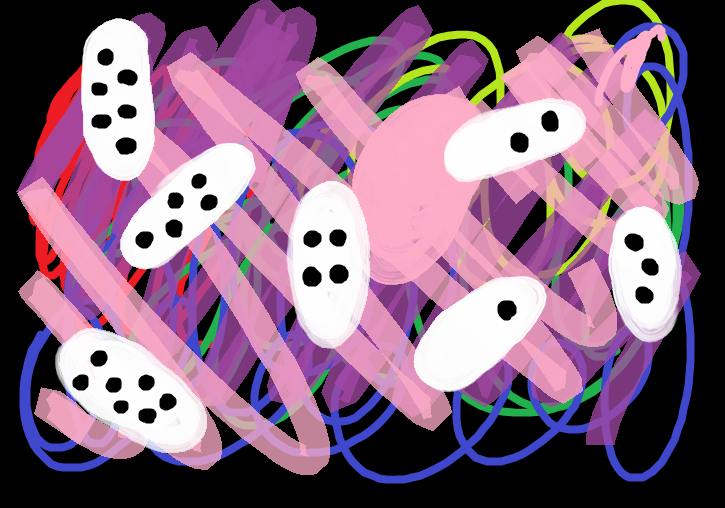
%> input picture ovalobjects.png, 725 x 508 px
$ octave TrackingDicePicture.m   (GNU Octave 9; MATLAB toolbox functions it lacks are replaced by stand-ins)
%> lines starting %> are read from the running program, lines starting %| are printed output that depends on the picture; in (x1, y1, x2, y2) boxes, pixels count from 0 and x2, y2 are one past the last pixel; in counts of white or black regions, pixels touching at a corner belong together; the program's own positions count from 1
BW2 = imread('ovalobjects.png');
%> BW2 is the input picture: size 508x725x3 uint8; mean R, G, B 134.5, 102.4, 125.5
BW = im2bw(BW2,0.8);
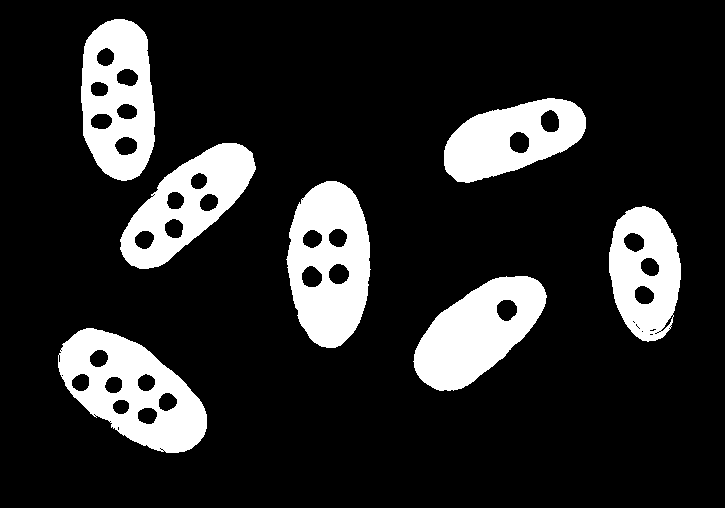
%> BW: size 508x725 logical; 15.9% white; 7 white regions


 BW=bwareaopen(BW,500);
figure, imshow(BW);

s = regionprops(BW,'centroid','area','orientation');
%> s = 7 regions; Area, Centroid and Orientation: 9905 [133.7 391.8] -36.28, 9766 [330.5 264.4] -89.85, 8899 [477.8 333.1] 39.08, 8338 [119.3 99.1] -87.58, 7710 [188.7 203.9] 42.41, 7281 [511.2 139.8] 18.31, 6678 [645.9 273.2] -86.32
centroids = cat(1, s.Centroid);
%> centroids = [133.7 391.8; 119.3 99.11; 188.7 203.9; 330.5 264.4; 477.8 333.1; 511.2 139.8; 645.9 273.2]

hold on
plot(centroids(:,1),centroids(:,2), 'b*')


 bb = regionprops(BW,'BoundingBox');
%> bb = 7 regions; box (x1, y1, x2, y2): (58, 328, 207, 453), (81, 19, 155, 181), (120, 143, 256, 269), (286, 181, 371, 348), (413, 276, 547, 391), (444, 98, 586, 183), (609, 206, 681, 342)
 bboxes = cat(1, bb.BoundingBox);
%> bboxes = [58.5 328.5 149 125; 81.5 19.5 74 162; 120.5 143.5 136 126; 286.5 181.5 85 167; 413.5 276.5 134 115; 444.5 98.5 142 85; 609.5 206.5 72 136]
 for i = 1:size(bboxes,1)
    rectangle('Position',bboxes(i,:),'EdgeColor','r')
 end
%> this loop made 7 passes

 ch = regionprops(BW,'ConvexHull','centroid','orientation','MajorAxisLength');
%> ch = 7 regions; Centroid, MajorAxisLength and Orientation: [133.7 391.8] 178.6 -36.28, [119.3 99.1] 174.9 -87.58, [188.7 203.9] 177.5 42.41, [330.5 264.4] 176 -89.85, [477.8 333.1] 157.5 39.08, [511.2 139.8] 158.1 18.31, [645.9 273.2] 140 -86.32

 outgoing=zeros(numel(ch),1);
 %outVector = zeros(1,numel(ch)*3);

 for i = 1:numel(ch)
     data = ch(i).ConvexHull;
     cent=ch(i).Centroid;
     orient=ch(i).Orientation;
    line(data(:,1),data(:,2),'color','g')
    roip=roipoly(BW, data(:,1),data(:,2));
    roip2=roip&BW;
    roip2_inv=imcomplement(roip2);
    bw3=bwconncomp(roip2_inv);
    numDots = bw3.NumObjects-1;
    text(mean(data(:,1)),mean(data(:,2)),num2str(numDots),'color','b','fontsize',16);
%     outgoing(i,:)=[numDots,cent(1),cent(2),orient];

    %%%%%%%%%%%%%%%%%%%%%
% [8 lines of commented-out code are left out]
    %%%%%%%%%%%%%%%%%%%%%


 end
%> this loop made 7 passes
%> (cent, orient, bw3, numDots) on passes 1 to 7: ([133.7 391.8], -36.28, 9 connected components, 8), ([119.3 99.11], -87.58, 7 connected components, 6), ([188.7 203.9], 42.41, 6 connected components, 5), ([330.5 264.4], -89.85, 5 connected components, 4), ([477.8 333.1], 39.08, 2 connected components, 1), ([511.2 139.8], 18.31, 3 connected components, 2), ([645.9 273.2], -86.32, 9 connected components, 8)
%> pass 1, `roip=roipoly(BW, data(:,1),data(:,2));`:
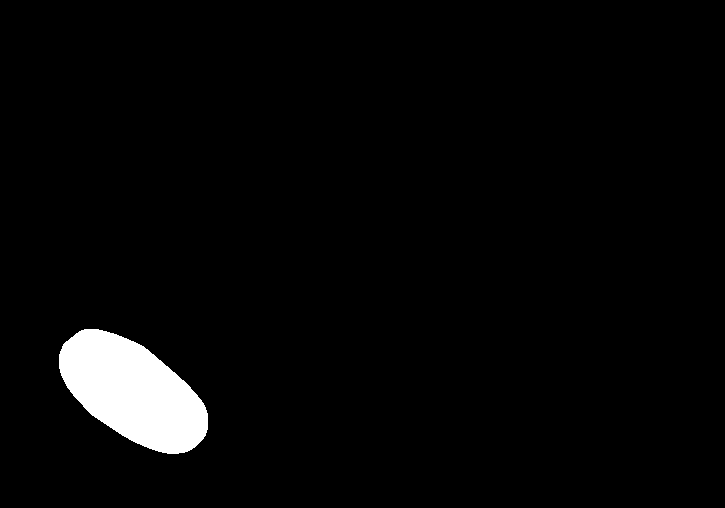
%> roip: size 508x725 logical; 3.2% white; 1 white region, box (x1, y1, x2, y2) and area: (59, 329, 208, 454) 11738
%> pass 1, `roip2=roip&BW;`:
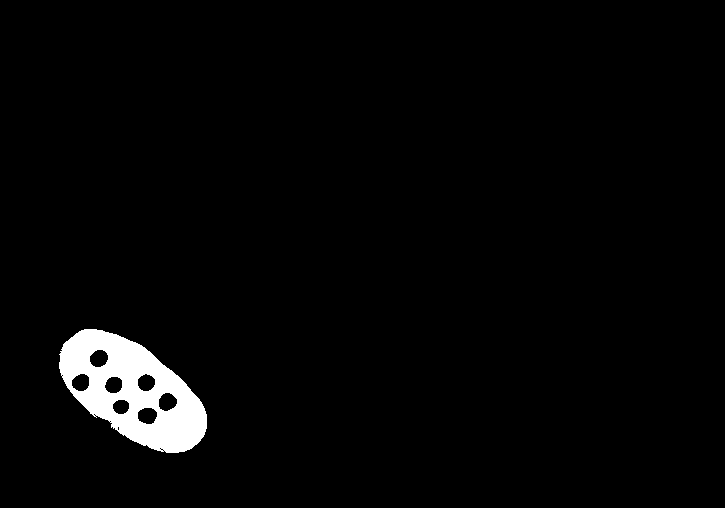
%> roip2: size 508x725 logical; 2.7% white; 1 white region, box (x1, y1, x2, y2) and area: (59, 329, 207, 453) 9854
%> pass 2, `roip=roipoly(BW, data(:,1),data(:,2));`:
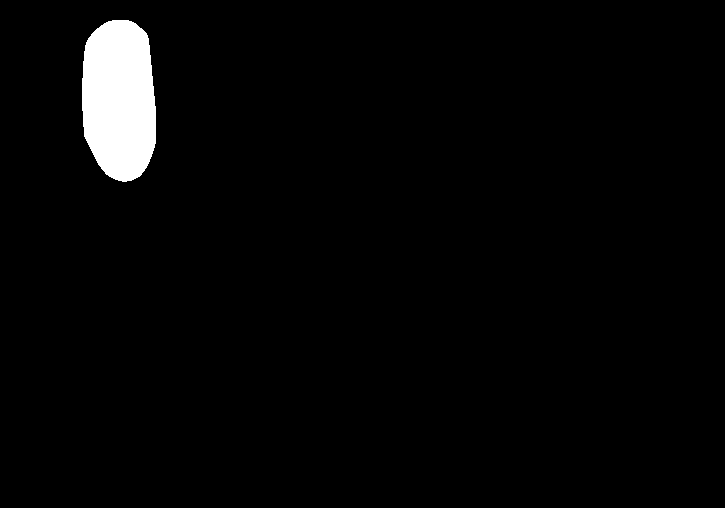
%> roip: size 508x725 logical; 2.7% white; 1 white region, box (x1, y1, x2, y2) and area: (82, 20, 156, 182) 10020
%> after the loop:
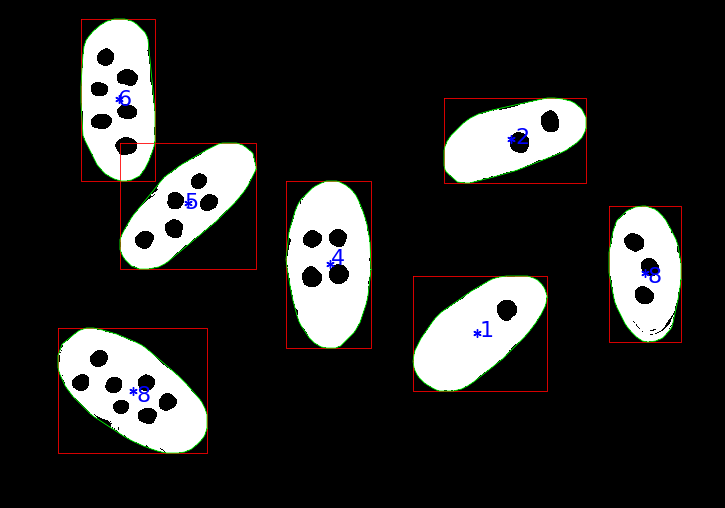
%> figure redrawn from the program's plot data

 % [20 lines of commented-out code are left out]


outVector=reshape(outgoing.',1,[]);
%> outVector = [0 0 0 0 0 0 0]

hold off
